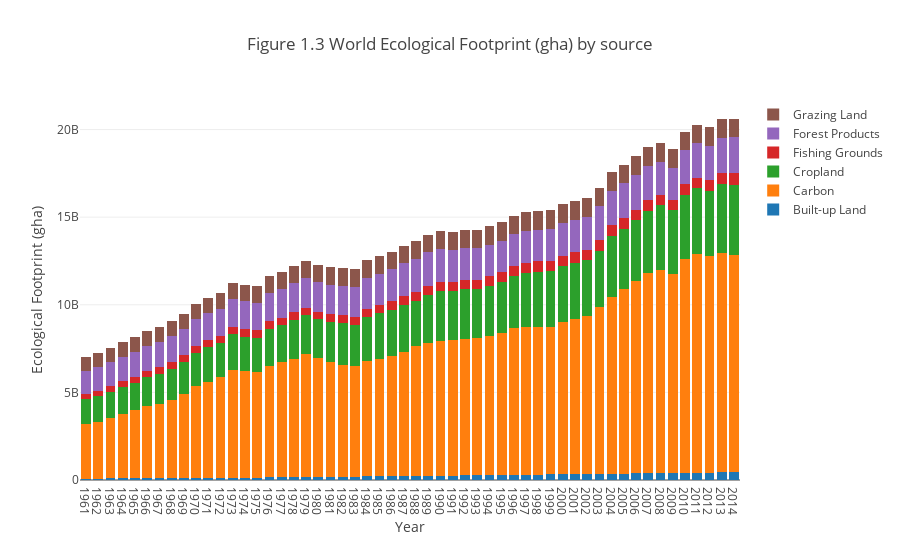

Notebook source saved alongside this figure:
### Code cell
data=[]
#Aggregate Incident number by year
#new_total = crime_data.groupby('year')['IncidntNum'].sum().reset_index().rename(columns={'IncidntNum':'yeartotal'}) 
#Aggregate incident number by category by year and calculate proportion of each category per year.


for source in source_list:
    #new_df = crime_data.loc[crime_data['Category']==crime, ].groupby('year')['IncidntNum'].sum().reset_index()
    #new = new_df.merge(new_total, how = 'left', on ='year')
    #new['pert'] = new['IncidntNum']/new['yeartotal']*100
    
    trace =go.Bar(
                x=ef_gha_EF['year'],
                y=ef_gha_EF[source],
                name=source
        )
    data.append(trace)
    
layout = go.Layout(title = 'Figure 1.3 World Ecological Footprint (gha) by source',
              xaxis = dict(title = 'Year', autotick=False),
              yaxis = dict(title = 'Ecological Footprint (gha)'),
              barmode='stack',
              showlegend=True)

fig = go.Figure(data=data, layout=layout)
iplot(fig, filename='grouped-bar-stacked')
